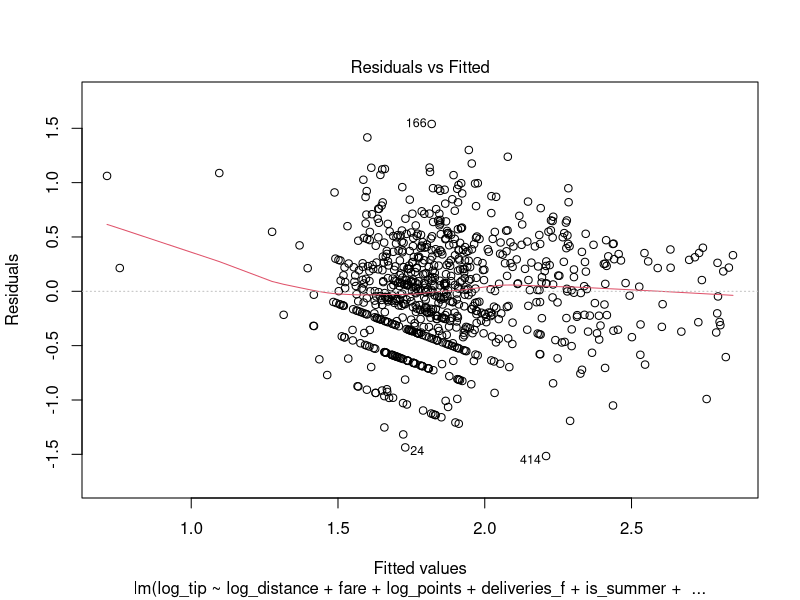
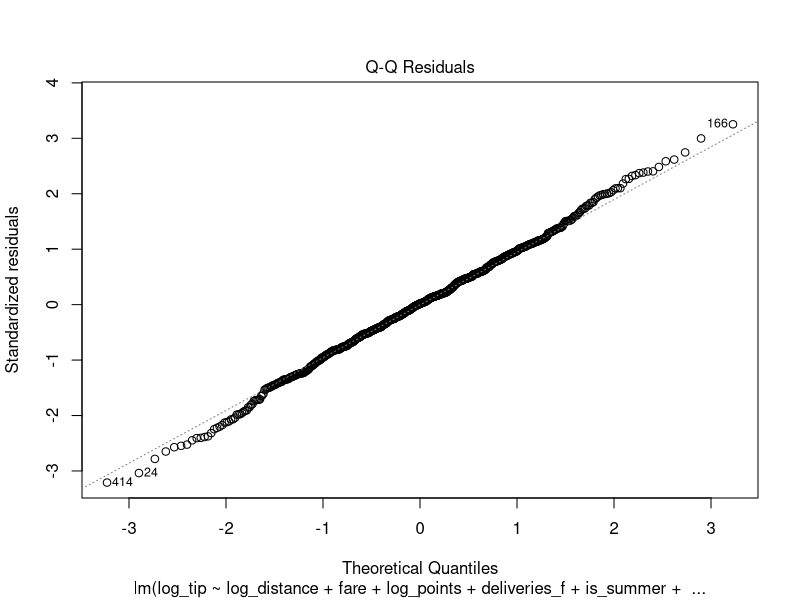
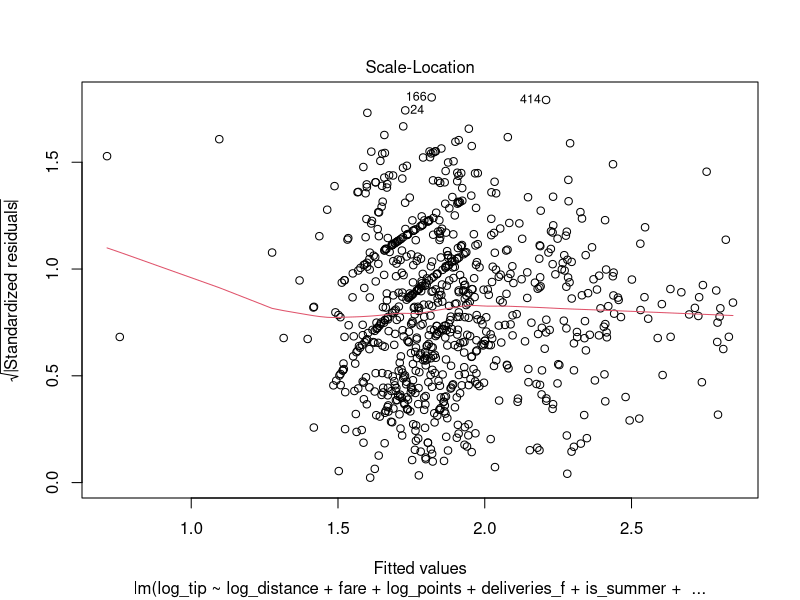
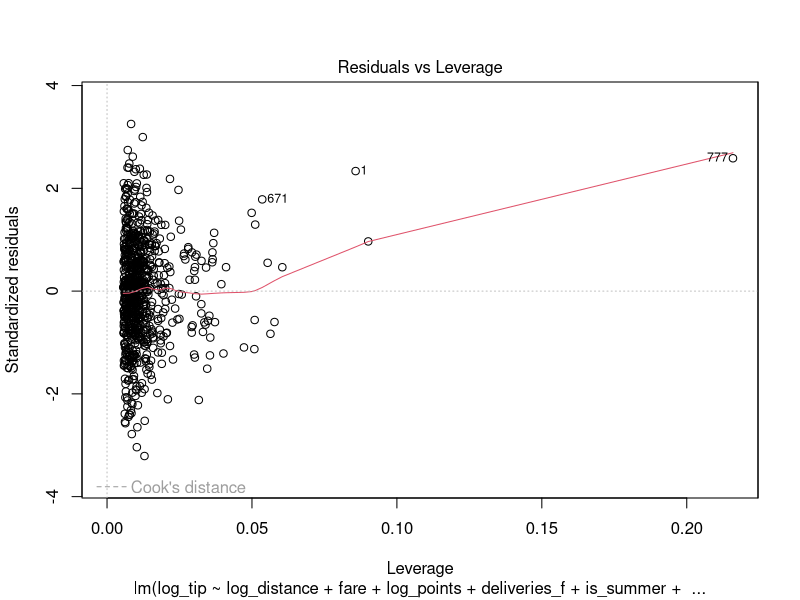
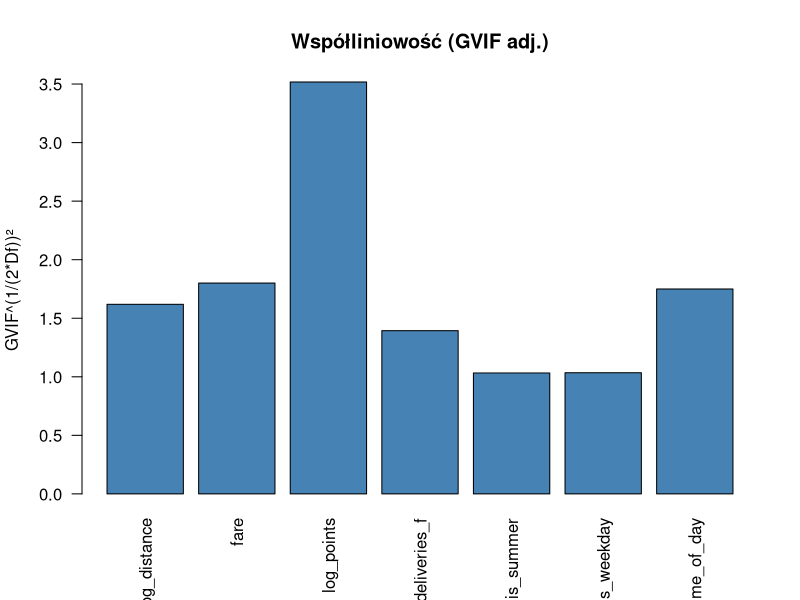
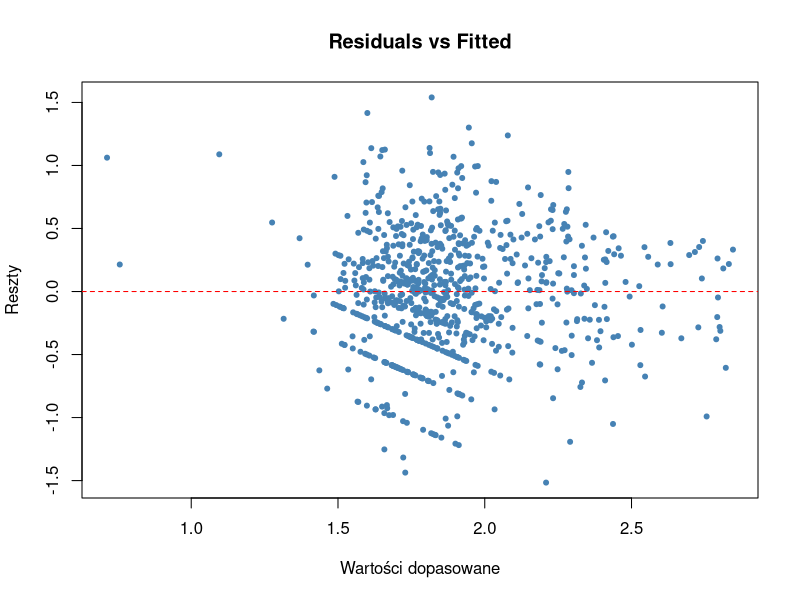
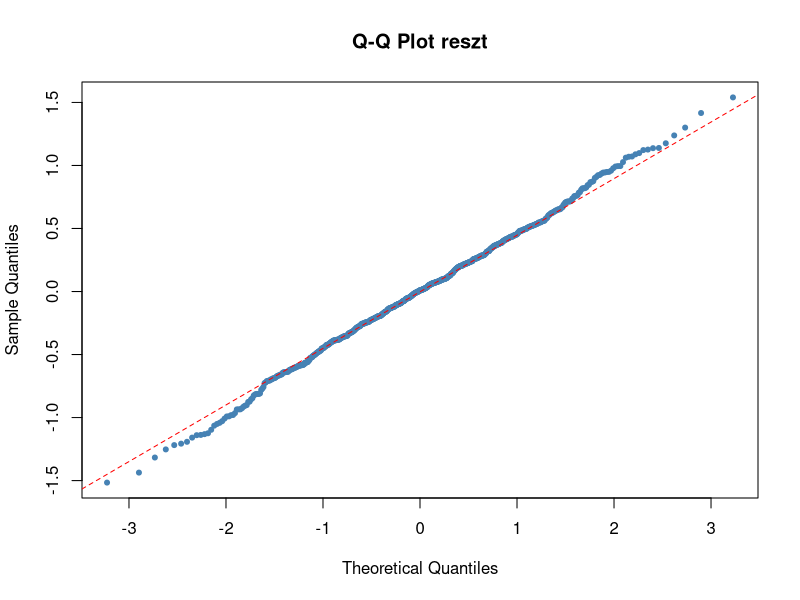

Generate these figures, in order, with R:
# 1. ŁADOWANIE BIBLIOTEK I DANYCH
library(tidyverse)
library(car)
library(lmtest)

# Wczytanie zbiorów zapisanych przez kolegę
train <- read.csv("data/train.csv", stringsAsFactors = TRUE)
val   <- read.csv("data/val.csv", stringsAsFactors = TRUE)
test  <- read.csv("data/test.csv", stringsAsFactors = TRUE)

# stworzenie faktorow (zmienne jakosciowe)
prepare_datasets <- function(df) {

  df %>% mutate(

    deliveries_f = factor(deliveries_count, levels = sort(unique(train$deliveries_count))),

    time_of_day = factor(time_of_day, levels = c("afternoon", "evening", "night")),
  )
}

train <- prepare_datasets(train)
val   <- prepare_datasets(val)
test  <- prepare_datasets(test)


# 2. BUDOWA MODELI REGRESJI LINIOWEJ (MODELING) --------------------------------

print("--- ROZPOCZĘCIE ETAPU MODELOWANIA ---")

# --- Model 1: Bazowy (tylko podstawowe zmienne) ---
model_base <- lm(log_tip ~ distance + duration_min + fare + points + speed + weekday, data = train)
print("=== PODSUMOWANIE MODELU BAZOWEGO ===")
print(summary(model_base))

# --- Model 2: Rozszerzony (nowe zmienne od kolegi) ---
model_extended <- lm(log_tip ~ log_distance + duration_min + dist_dur + fare +
                       speed + log_points + poin_deli + deliveries_f + weekday +
                       is_summer + is_weekday + time_of_day, data = train)
print("=== PODSUMOWANIE MODELU ROZSZERZONEGO ===")
print(summary(model_extended))

# --- Model 3: Selekcja krokowa (Stepwise Regression oparta o AIC) ---
model_step <- lm(log_tip ~ log_distance + fare +
                   log_points + deliveries_f +
                   is_summer + is_weekday + time_of_day, data = train)
print("=== PODSUMOWANIE MODELU PO SELEKCJI KROKOWEJ ===")
print(summary(model_step))


# 3. DIAGNOSTYKA MODELU (WERYFIKACJA ZAŁOŻEŃ)

print("--- ROZPOCZĘCIE DIAGNOSTYKI MODELI ---")


plot(model_step)

# a) Współliniowość (Multicollinearity) - wskaźnik VIF
print("=== ANALIZA WSPÓŁLINIOWOŚCI (VIF) ===")

tryCatch({
  vif_extended <- vif(model_extended)
  print("Wskaźniki VIF dla modelu rozszerzonego (model_extended):")
  print(vif_extended)
}, error = function(e) {
  cat("UWAGA: Nie można obliczyć VIF dla model_extended:", conditionMessage(e), "\n")
})

tryCatch({
  vif_step <- vif(model_step)
  print("Wskaźniki VIF dla modelu po selekcji (model_step):")
  print(vif_step)
}, error = function(e) {
  cat("UWAGA: Nie można obliczyć VIF dla model_step:", conditionMessage(e), "\n")
})

vif_vals <- vif(model_step)

# dla modeli z faktorami vif() zwraca macierz - bierzemy trzecią kolumnę i podnosimy do kwadratu
gvif_adj <- vif_vals[, 3]^2

barplot(gvif_adj,
        main = "Współliniowość (GVIF adj.)",
        ylab = "GVIF^(1/(2*Df))²",
        las = 2,          # etykiety pionowo
        col = ifelse(gvif_adj > 10, "red",
                     ifelse(gvif_adj > 5, "orange", "steelblue")))

abline(h = 5,  col = "orange", lty = 2)
abline(h = 10, col = "red",    lty = 2)

# Test Breusha-Pagana (homoskedastyczność)
bp_test <- bptest(model_step)
print(bp_test)

par(mfrow = c(1, 1))

# wykresy
residuals_step <- residuals(model_step)
plot(fitted(model_step), residuals_step,
     main = "Residuals vs Fitted",
     xlab = "Wartości dopasowane",
     ylab = "Reszty",
     pch = 20, col = "steelblue", alpha = 0.3)
abline(h = 0, col = "red", lty = 2)

# Q-Q plot - normalność
qqnorm(residuals_step, main = "Q-Q Plot reszt", pch = 20, col = "steelblue")
qqline(residuals_step, col = "red", lty = 2)

# 4. WALIDACJA I PORÓWNANIE MODELI (VALIDATION)

print("--- ROZPOCZĘCIE WALIDACJI MODELI ---")

# funkcja pomocnicza do wyliczania miar jakości prognoz: R2, RMSE i MAE
evaluate_model <- function(model, data_set, label) {
  res <- tryCatch({

    pred_log <- predict(model, newdata = data_set)

    actual_tip <- data_set$tip
    pred_tip <- exp(pred_log) - 1


    rmse <- sqrt(mean((actual_tip - pred_tip)^2, na.rm = TRUE))
    mae <- mean(abs(actual_tip - pred_tip), na.rm = TRUE)
    r_squared <- summary(model)$r.squared

    data.frame(Model = label, R2 = r_squared, RMSE = rmse, MAE = mae)
  }, error = function(e) {

    data.frame(Model = paste(label, "(BŁĄD DOPASOWANIA)"), R2 = NA, RMSE = NA, MAE = NA)
  })
  return(res)
}

# Porównanie wszystkich trzech modeli na zbiorze walidacyjnym
results_val <- rbind(
  evaluate_model(model_base, val, "Model Bazowy"),
  evaluate_model(model_extended, val, "Model Rozszerzony"),
  evaluate_model(model_step, val, "Model po selekcji")
)

print("=== WYNIKI PORÓWNANIA NA ZBIORZE WALIDACYJNYM ===")
print(results_val)


# 5. predykcja na zbiorze testowym

print("--- OSTATECZNA TESTOWA WALIDACJA ---")
final_test_performance <- evaluate_model(model_step, test, "Model (Test)")

print("=== OSTATECZNY WYNIK NA ZBIORZE TESTOWYM ===")
print(final_test_performance)
